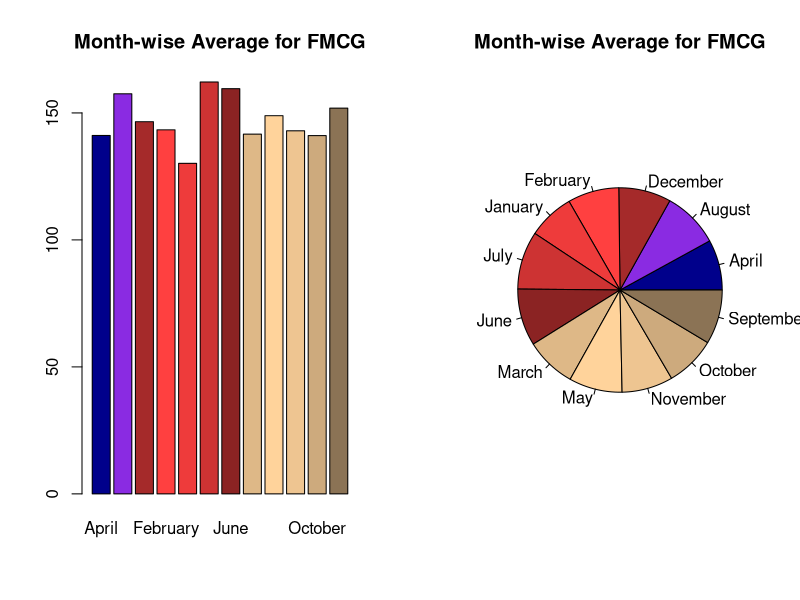
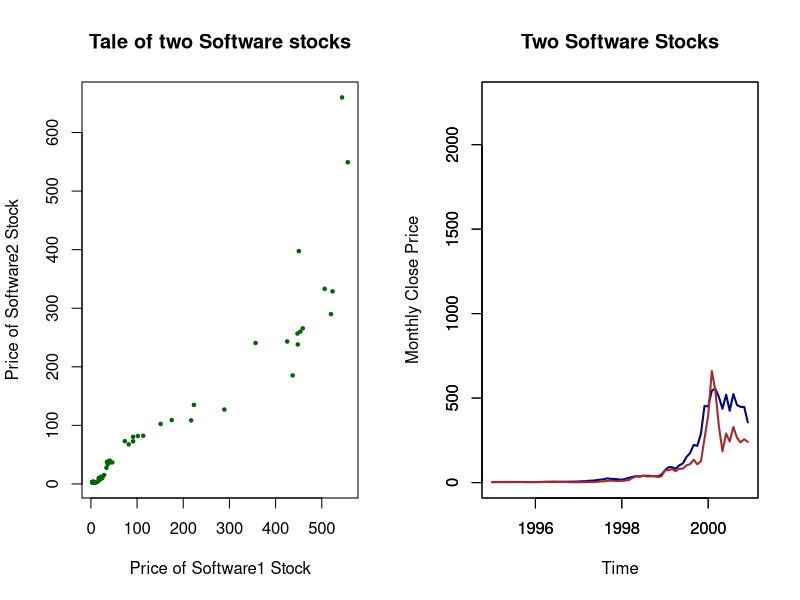
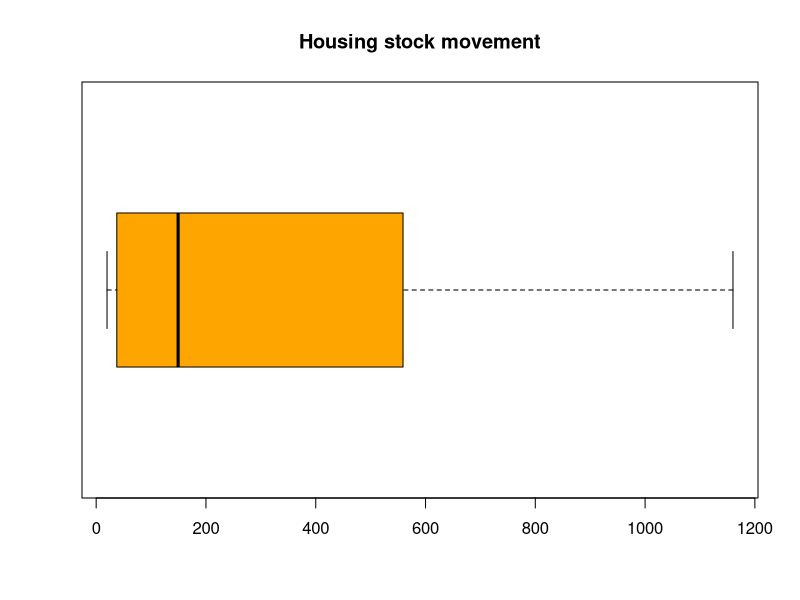

Write the R code that produced these figures, in order.
#################################################
# R Tutorial 
# Filename: 7-Plots.R
# Shankar Venkatagiri
#################################################

# Date variables can be hard, so we convert them
# into something more useful

# Install a package called lubridate via the
# Packages tab -  should take very little time
library(lubridate)

# Next, import the data from a file. 

# If you encounter an error message, 
# then you must set the Working Directory.
# You could use the Files tab to navigate 
# to the file MonthlyCloses.csv
# and select More > Set working directory

# Read the closing prices into a variable
MonthlyCloses <- read.csv("data/MonthlyCloses.csv", 
                          header=TRUE)
summary(MonthlyCloses)
str(MonthlyCloses)
MonthlyCloses[,1] # jy: month col has formatting that is confusing R over place of year

# Dimensions of the dataset
numDays <- nrow(MonthlyCloses)
numStocks <- ncol(MonthlyCloses) - 1

# Because the data is in mixed format - the 
# first column is a Date and the rest are
# Prices, we make sure that R knows about
# their intended formats

# Explicitly declare the formats of the columns
# Month field is alpha 
MonthlyCloses[ , 1] <- as.character(MonthlyCloses[ , 1])
str(MonthlyCloses)
MonthlyCloses$Month # jy: shows that this doesn't create consistent format

# Prices are numeric ::: jy: this doesn't seem necessary? already numeric
for(i in 2:numStocks + 1) {
  MonthlyCloses[ , i] <- as.numeric(MonthlyCloses[ , i])
}

# Prepare the Month field, so it can be converted
# to a Date field. You don't have to understand
# everything here - all that the command is 
# achieving is that the Date column is set to
# a format recognisable by R
MonthlyCloses$Month <- sapply(MonthlyCloses$Month,
                              function(month) 
                                paste("01-",month, sep=""))
MonthlyCloses$Month # jy: still doesn't create consistent format

MonthlyCloses$Month <- as.Date(MonthlyCloses$Month,
                               "%d-%b-%y")
MonthlyCloses[,1] # nope - most rows show up as NA

MthlyCloses <- MonthlyCloses[1:72,] # remove NA values - probably better ways

# If you encounter an error message, 
# then you must set the Working Directory.
# You could use the Files tab to navigate 
# to the file MonthlyCloses.csv
# and select More > Set working directory

# Let's attach a TradingMonth column to our dataset ::jy: separate mth from yr
MthlyCloses$TradingMonth <- months(MthlyCloses$Month)

# Obtain month-wise averages by grouping closed
# across the years
monthlyAverage <- aggregate(FMCG ~ TradingMonth,
                            MthlyCloses,
                            mean) 
# You may change the mean to 
# some other centrality measure

# Place two plots side by side
par(mfrow=c(1,2))

# This gives us a raw barplot
barplot(monthlyAverage$FMCG,
        names.arg=monthlyAverage$TradingMonth,
        main="Month-wise Average for FMCG",
        col=colors()[30:41])

# Here's a pie chart for the same
pie(monthlyAverage$FMCG,
    labels=monthlyAverage$TradingMonth,
    main="Month-wise Average for FMCG",
    col=colors()[30:41])

# A task you could undertake is to 
# sort these values by the Month

# Scatter plot of two stocks in the
# Software sector
with(MthlyCloses,
     plot(Software1, Software2,
          main="Tale of two Software stocks",
          xlab="Price of Software1 Stock", 
          ylab="Price of Software2 Stock", 
          pch=20, cex=0.7, col="darkgreen")
)

# Next, get a line chart for both
# Determine the range for the y axis
maxVal <- max(max(MonthlyCloses$Software1),
              max(MonthlyCloses$Software2))
minVal <- min(min(MonthlyCloses$Software1),
              min(MonthlyCloses$Software2))

plot(MonthlyCloses$Software1 ~ 
       MonthlyCloses$Month,
     type="l",
     lwd=2,
     col="navy",
     xlab="Time", 
     ylab="Monthly Close Price",
     main="Two Software Stocks",
     ylim=c(0, maxVal+100))

# This is how we orchestrate an
# overlap of the second plot
par(new=TRUE)

plot(MonthlyCloses$Software2 ~ 
       MonthlyCloses$Month,
     type="l",
     lwd=2,
     ann=FALSE,
     col="brown",
     ylim=c(0, maxVal+100))

# Box plot
par(mfrow=c(1,1))

boxplot(MonthlyCloses$Housing,
        horizontal=TRUE,
        main="Housing stock movement",
        col="orange")
        
# Uncomment these lines to get the
# full picture for every stock

# # Plot the time series for each stock
# for(symbol in 2:numStocks + 1) {
#   
#   # The ts function of R helps us to
#   # construct a time series
#   plot(ts(MonthlyCloses[ , symbol],
#           start=c(1995, 1), end=c(2014, 12),
#           frequency=12),
#        main=paste("Monthly Movements for:", 
#                   colnames(MonthlyCloses)[symbol]),
#        xlab="Year", ylab="Stock Price in INR",
#        col="navy")
#   
# }
# 
# 
# 
# 
